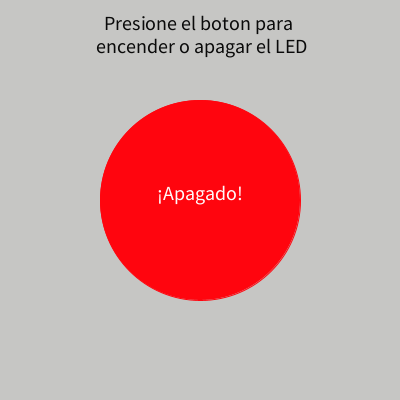
Frame 1 (no input)
Frame 60 (the mouse pressed at the canvas centre just before this capture): identical to frame 1, image omitted
Frame 120 (the mouse held since frame 60 and released just before this capture): identical to frame 1, image omitted

The Processing sketch that drew this single still picture (run headless with seeded random() and noise(); from frame 60 on, the mouse is pressed at the canvas centre):

// Processing sketch: FarinangoRafael_RETO2_SE
// ── FarinangoRafael_RETO2_SE.pde
boolean bandera = false;
boolean bandera1 = false;
boolean bandera2 = false;
volatile float d;

void setup() {
  size(400, 400);
  ellipseMode(RADIUS);
}


void draw() {
  if(bandera == false){
    base();
  }
}


void base(){
  bandera = false;
  bandera1 = false;
  bandera2 = false;
  d = dist(mouseX, mouseY, 200,200);
  background(#C6C6C4);
  fill(#FF050E);
  stroke(#FF050E);
  ellipse(200, 200, 100, 100);
  textSize(20);
  fill(#0A0A0A);
  textAlign(CENTER);
  text("Presione el boton para \n encender o apagar el LED", 200, 30);
  fill(#FFFAFA);
  text("¡Apagado!", 200, 200);
}


void mousePressed() {
  if (mouseButton == RIGHT && bandera == false && d < 50) {
    bandera = true;
    background(#C6C6C4);
    fill(#791013);
    stroke(#791013);
    ellipse(200, 200, 75, 75);
    textSize(20);
    fill(#0A0A0A);
    textAlign(CENTER);
    text("Presione el boton para \n encender o apagar el LED", 200, 30);
  }
  if (mouseButton == LEFT && bandera1 == true && d < 50) {
    bandera2 = true;
    background(#C6C6C4);
    fill(#39862A);
    stroke(#39862A);
    ellipse(200, 200, 75, 75);
    textSize(20);
    fill(#0A0A0A);
    textAlign(CENTER);
    text("Presione el boton para \n encender o apagar el LED", 200, 30);
  }
}


void mouseReleased() {
  if (bandera == true) {
    background(#C6C6C4);
    fill(#17F50C);
    stroke(#17F50C);
    ellipse(200, 200, 100, 100);
    textSize(20);
    fill(#0A0A0A);
    textAlign(CENTER);
    text("Presione el boton para \n encender o apagar el LED", 200, 30);
    fill(#FFFAFA);
    text("¡Encendido!", 200, 200);
    bandera1 = true;
  }
  if(bandera2 == true){
    bandera = false;
  }
}
